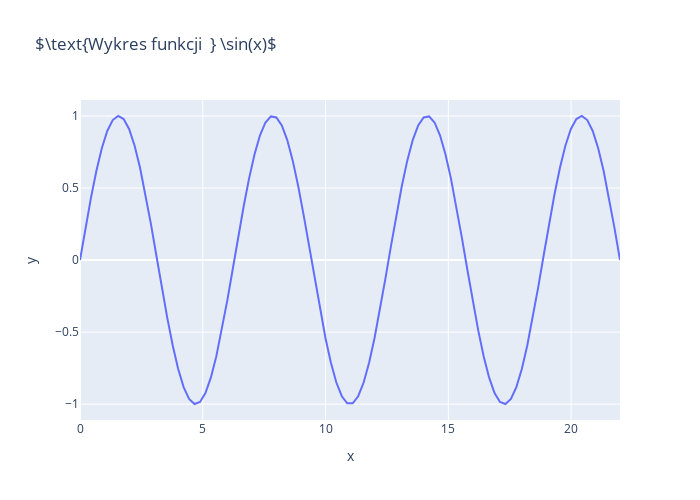

The cell this chart's notebook holds for it:
### Markdown cell above
## Interaktywne wykresy w Google Colab w oparciu o *plotly*

### Code cell
import plotly.express as px
import numpy as np
import pandas as pd

x = np.linspace(0,7*np.pi, num=100)
y = np.sin(x)

fig = px.line(x=x, y=y, width=700, height=500, title=r"$\text{Wykres funkcji  } \sin(x)$")
fig.show()
